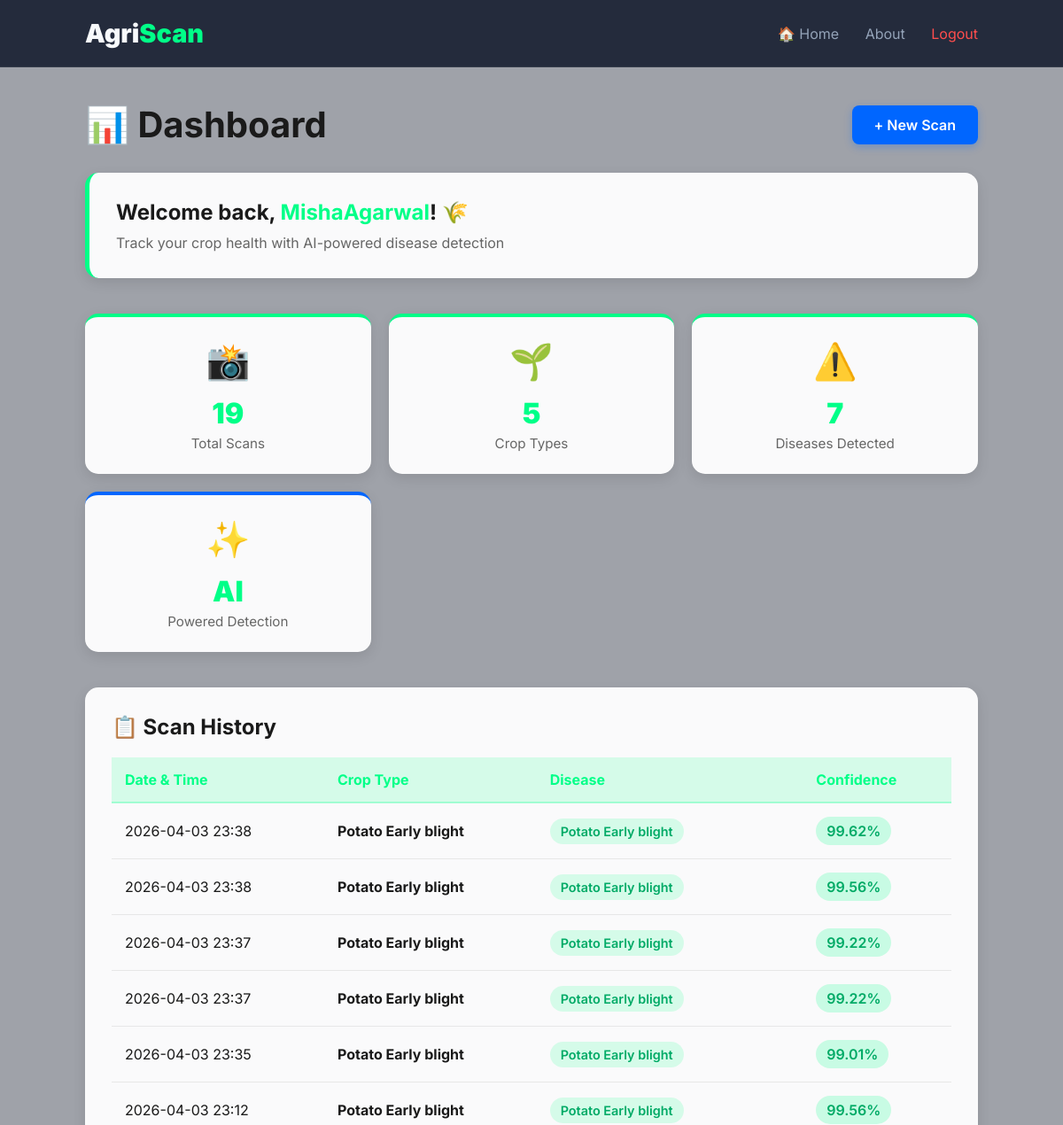
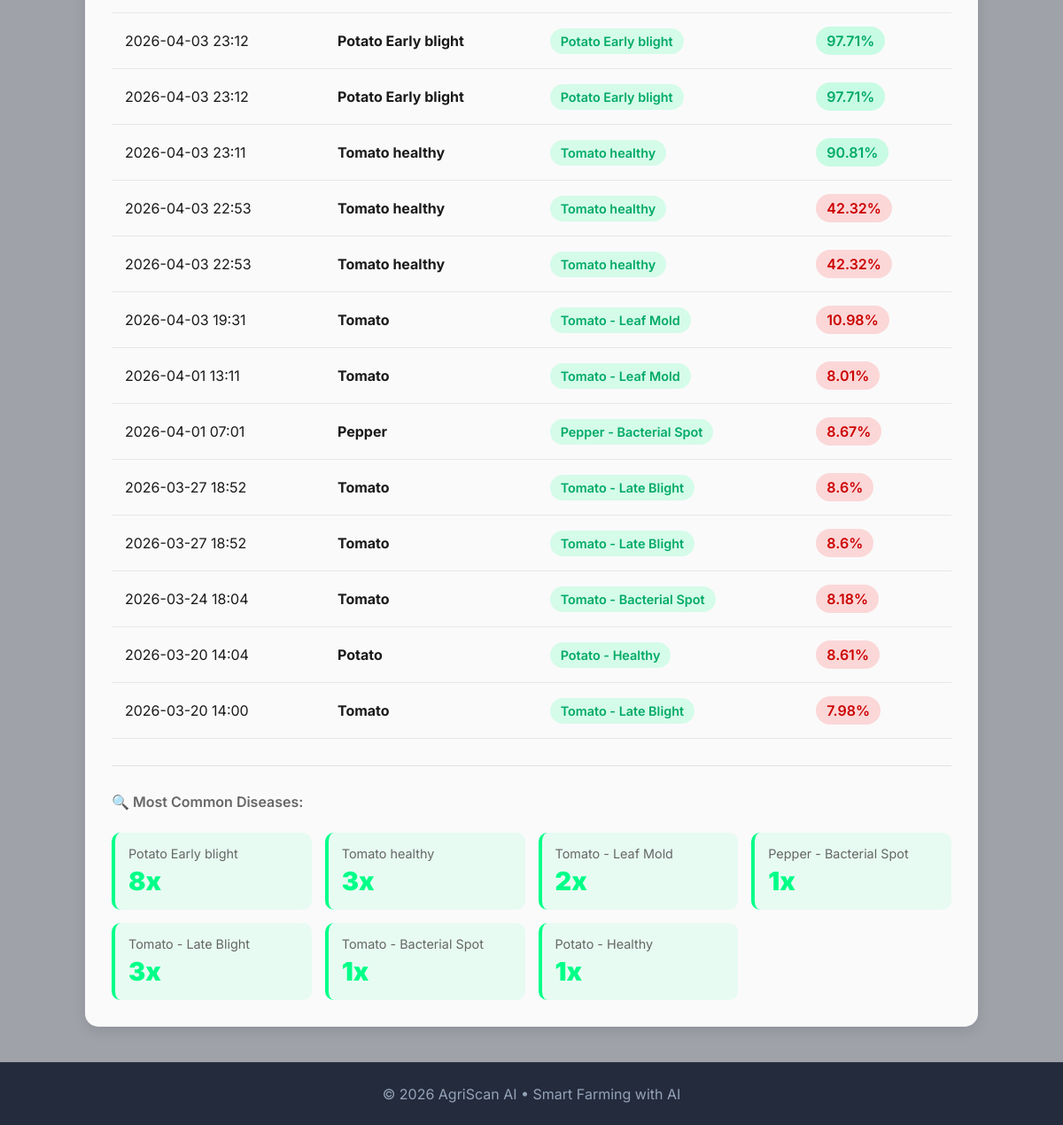
The app's page /dashboard (signed in) with its own data (2 pictures, top to bottom).
### app.py (models this page shows)
class User(UserMixin, db.Model):
    id = db.Column(db.Integer, primary_key=True)
    name = db.Column(db.String(150), nullable=False)
    email = db.Column(db.String(150), unique=True, nullable=False)
    password = db.Column(db.String(200), nullable=False)
    predictions = db.relationship('Prediction', backref='user', lazy=True)

class Prediction(db.Model):
    id = db.Column(db.Integer, primary_key=True)
    user_id = db.Column(db.Integer, db.ForeignKey('user.id'), nullable=False)
    disease_name = db.Column(db.String(200), nullable=False)
    confidence = db.Column(db.Float, nullable=False)
    image_filename = db.Column(db.String(300), nullable=False)
    crop_type = db.Column(db.String(100), nullable=False)
    timestamp = db.Column(db.DateTime, default=datetime.utcnow)

### app.py (the view)
@app.route('/dashboard')
def dashboard():
    if 'user_id' not in session:
        flash('Please log in first', 'error')
        return redirect(url_for('login'))
    user = User.query.get(session['user_id'])
    predictions = Prediction.query.filter_by(user_id=session['user_id']).order_by(Prediction.timestamp.desc()).all()
    total_predictions = len(predictions)
    disease_counts = {}
    crop_counts = {}
    for pred in predictions:
        disease_counts[pred.disease_name] = disease_counts.get(pred.disease_name, 0) + 1
        crop_counts[pred.crop_type] = crop_counts.get(pred.crop_type, 0) + 1
    return render_template('dashboard.html',
                        user=user,
                        predictions=predictions,
                        total_predictions=total_predictions,
                        disease_counts=disease_counts,
                        crop_counts=crop_counts,current_user =current_user)

### app.py (called while the page is built)
@login_manager.user_loader
def load_user(user_id):
    return User.query.get(int(user_id))

### templates/dashboard.html (shortened to what this page needs)
<!DOCTYPE html>
<html lang="en">
<head>
<link rel="stylesheet" href="https://cdnjs.cloudflare.com/ajax/libs/font-awesome/6.0.0/css/all.min.css">
</head>
<body>
<nav>
<div class="logo">Agri<span>Scan</span></div>
<div>
<a href="{{ url_for('index') }}">🏠 Home</a>
<a href="{{ url_for('about') }}">About</a>
<a href="/logout" style="color:#ff4d4d;">Logout</a>
</div>
</nav>
<div class="main">
<div class="dashboard-header">
<div class="header-top">
<h1>📊 Dashboard</h1>
<a href="/upload" class="btn">+ New Scan</a>
</div>
<div class="welcome-card">
<h2>Welcome back, <span style="color:var(--primary);">{{ user.name }}</span>! 🌾</h2>
<p>Track your crop health with AI-powered disease detection</p>
</div>
</div>
<div class="stats-grid">
<div class="stat-card">
<div class="stat-icon">📸</div>
<div class="stat-value">{{ total_predictions }}</div>
<div class="stat-label">Total Scans</div>
</div>
<div class="stat-card">
<div class="stat-icon">🌱</div>
<div class="stat-value">{{ crop_counts|length }}</div>
<div class="stat-label">Crop Types</div>
</div>
<div class="stat-card">
<div class="stat-icon">⚠️</div>
<div class="stat-value">{{ disease_counts|length }}</div>
<div class="stat-label">Diseases Detected</div>
</div>
<div class="stat-card accent">
<div class="stat-icon">✨</div>
<div class="stat-value">AI</div>
<div class="stat-label">Powered Detection</div>
</div>
</div>
<div class="history-section">
<h3>📋 Scan History</h3>
{% if predictions|length > 0 %}
<div class="table-container">
<table>
<thead>
<tr>
<th>Date & Time</th>
<th>Crop Type</th>
<th>Disease</th>
<th>Confidence</th>
</tr>
</thead>
<tbody>
{% for pred in predictions %}
<tr>
<td>{{ pred.timestamp.strftime('%Y-%m-%d %H:%M') }}</td>
<td><strong>{{ pred.crop_type }}</strong></td>
<td><span class="disease-badge">{{ pred.disease_name }}</span></td>
<td>
  {% if pred.confidence >= 85 %}
    <span class="confidence-badge confidence-high">{{ pred.confidence|round(2) }}%</span>
  {% elif pred.confidence >= 70 %}
    <span class="confidence-badge confidence-medium">{{ pred.confidence|round(2) }}%</span>
  {% else %}
    <span class="confidence-badge confidence-low">{{ pred.confidence|round(2) }}%</span>
  {% endif %}
</td>
</tr>
{% endfor %}
</tbody>
</table>
</div>
<div class="disease-stats">
<div style="grid-column:1/-1; margin-bottom:10px; color:var(--text-muted); font-weight:600;">🔍 Most Common Diseases:</div>
{% for disease, count in disease_counts.items() %}
<div class="disease-item">
<div class="disease-name">{{ disease }}</div>
<div class="disease-count">{{ count }}x</div>
</div>
{% endfor %}
</div>
{% else %}
<div class="empty-state">
<i class="fas fa-inbox"></i>
<p>No scans yet. Start by uploading a crop image!</p>
<a href="/upload" class="btn" style="display:inline-block; margin-top:20px;">Upload Image</a>
</div>
{% endif %}
</div>
</div>
<footer>
<p>© 2026 AgriScan AI • Smart Farming with AI</p>
</footer>
</body>
</html>

### templates/dashboard.html (style rules this page uses)
:root { --bg-dark:#0f172a; --bg-card:rgba(255,255,255,0.95); --primary:#00ff88; --text-main:#1a1a1a; --text-muted:#666666; --accent:#0066ff; --white:#ffffff; }
* { margin:0; padding:0; box-sizing:border-box; font-family:'Inter',sans-serif; }
body { color:var(--text-main); min-height:100vh; display:flex; flex-direction:column; }
body::before { content:""; position:fixed; top:0; left:0; width:100%; height:100%; background:url("https://images.unsplash.com/photo-1574943320219-553eb213f72d?q=80&w=1600&auto=format&fit=crop") center/cover no-repeat; z-index:-2; }
body::after { content:""; position:fixed; top:0; left:0; width:100%; height:100%; background:rgba(15,23,42,0.4); z-index:-1; }
nav { display:flex; justify-content:space-between; align-items:center; padding:20px 8%; border-bottom:1px solid rgba(255,255,255,0.08); backdrop-filter:blur(10px); background:rgba(15,23,42,0.85); }
.logo { font-size:1.8rem; font-weight:900; color:#f8fafc; }
.logo span { color:var(--primary); }
nav a { color:#94a3b8; text-decoration:none; margin-left:25px; transition:.3s; }
.main { flex:1; padding:40px 8%; max-width:1400px; margin:0 auto; width:100%; }
.dashboard-header { margin-bottom:40px; }
.header-top { display:flex; justify-content:space-between; align-items:center; margin-bottom:30px; flex-wrap:wrap; gap:20px; }
.header-top h1 { font-size:2.5rem; color:var(--text-main); }
.header-top .btn { padding:12px 25px; background:var(--accent); color:#fff; border:none; border-radius:8px; cursor:pointer; text-decoration:none; transition:.3s; font-weight:600; display:inline-block; box-shadow:0 3px 10px rgba(0,102,255,0.3); }
.welcome-card { background:var(--bg-card); padding:30px; border-radius:15px; border-left:5px solid var(--primary); backdrop-filter:blur(10px); margin-bottom:30px; box-shadow:0 5px 15px rgba(0,0,0,0.1); }
.welcome-card h2 { font-size:1.5rem; margin-bottom:10px; color:var(--text-main); }
.welcome-card p { color:var(--text-muted); }
.stats-grid { display:grid; grid-template-columns:repeat(auto-fit, minmax(250px, 1fr)); gap:20px; margin-bottom:40px; }
.stat-card { background:var(--bg-card); padding:25px; border-radius:15px; border-top:4px solid var(--primary); backdrop-filter:blur(10px); text-align:center; box-shadow:0 5px 15px rgba(0,0,0,0.1); transition:.3s; }
.stat-card.accent { border-top-color:var(--accent); }
.stat-icon { font-size:2.5rem; margin-bottom:15px; }
.stat-value { font-size:2rem; font-weight:900; color:var(--primary); margin-bottom:5px; }
.stat-label { color:#666; font-size:0.95rem; }
.history-section { background:var(--bg-card); padding:30px; border-radius:15px; backdrop-filter:blur(10px); box-shadow:0 5px 15px rgba(0,0,0,0.1); }
.history-section h3 { font-size:1.5rem; margin-bottom:20px; color:var(--text-main); }
.table-container { overflow-x:auto; }
table { width:100%; border-collapse:collapse; }
thead { background:rgba(0,255,136,0.15); }
th { padding:15px; text-align:left; color:var(--primary); font-weight:700; border-bottom:2px solid rgba(0,255,136,0.3); }
td { padding:15px; border-bottom:1px solid rgba(0,0,0,0.08); color:var(--text-main); }
.disease-badge { background:rgba(0,255,136,0.15); color:#00aa66; padding:6px 12px; border-radius:20px; font-size:0.9rem; font-weight:600; }
.confidence-badge { display:inline-block; padding:6px 12px; border-radius:20px; font-weight:600; }
.confidence-high { background:rgba(0,255,136,0.2); color:#00aa66; }
.confidence-low { background:rgba(255,77,77,0.2); color:#cc0000; }
.disease-stats { display:grid; grid-template-columns:repeat(auto-fit, minmax(200px, 1fr)); gap:15px; margin-top:30px; padding-top:30px; border-top:1px solid rgba(0,0,0,0.1); }
.disease-item { background:rgba(0,255,136,0.08); padding:15px; border-radius:10px; border-left:4px solid var(--primary); }
.disease-name { color:#666; font-size:0.9rem; margin-bottom:5px; }
.disease-count { font-size:1.8rem; font-weight:900; color:var(--primary); }
footer { padding:25px; text-align:center; color:#94a3b8; border-top:1px solid rgba(255,255,255,0.05); background:rgba(15,23,42,0.85); }

### records on screen
User: name "MishaAgarwal"
Prediction: timestamp "2026-04-03 23:38", crop_type "Potato Early blight", disease_name "Potato Early blight", confidence "99.62", count "8"
Prediction: timestamp "2026-04-03 23:38", crop_type "Potato Early blight", disease_name "Potato Early blight", confidence "99.56"
Prediction: timestamp "2026-04-03 23:37", crop_type "Potato Early blight", disease_name "Potato Early blight", confidence "99.22"
Prediction: timestamp "2026-04-03 23:37", crop_type "Potato Early blight", disease_name "Potato Early blight", confidence "99.22"
Prediction: timestamp "2026-04-03 23:35", crop_type "Potato Early blight", disease_name "Potato Early blight", confidence "99.01"
Prediction: timestamp "2026-04-03 23:12", crop_type "Potato Early blight", disease_name "Potato Early blight", confidence "99.56"
Prediction: timestamp "2026-04-03 23:12", crop_type "Potato Early blight", disease_name "Potato Early blight", confidence "97.71"
Prediction: timestamp "2026-04-03 23:12", crop_type "Potato Early blight", disease_name "Potato Early blight", confidence "97.71"
Prediction: timestamp "2026-04-03 23:11", crop_type "Tomato healthy", disease_name "Tomato healthy", confidence "90.81", count "3"
Prediction: timestamp "2026-04-03 22:53", crop_type "Tomato healthy", disease_name "Tomato healthy", confidence "42.32"
Prediction: timestamp "2026-04-03 22:53", crop_type "Tomato healthy", disease_name "Tomato healthy", confidence "42.32"
Prediction: timestamp "2026-04-03 19:31", crop_type "Tomato", disease_name "Tomato - Leaf Mold", confidence "10.98", count "2"
Prediction: timestamp "2026-04-01 13:11", crop_type "Tomato", disease_name "Tomato - Leaf Mold", confidence "8.01"
Prediction: timestamp "2026-04-01 07:01", crop_type "Pepper", disease_name "Pepper - Bacterial Spot", confidence "8.67", count "1"
Prediction: timestamp "2026-03-27 18:52", crop_type "Tomato", disease_name "Tomato - Late Blight", confidence "8.6", count "3"
Prediction: timestamp "2026-03-27 18:52", crop_type "Tomato", disease_name "Tomato - Late Blight", confidence "8.6"
Prediction: timestamp "2026-03-24 18:04", crop_type "Tomato", disease_name "Tomato - Bacterial Spot", confidence "8.18", count "1"
Prediction: timestamp "2026-03-20 14:04", crop_type "Potato", disease_name "Potato - Healthy", confidence "8.61", count "1"
Prediction: timestamp "2026-03-20 14:00", crop_type "Tomato", disease_name "Tomato - Late Blight", confidence "7.98"

### other values on screen
{{ total_predictions }} "19"
{{ crop_counts|length }} "5"
{{ disease_counts|length }} "7"
